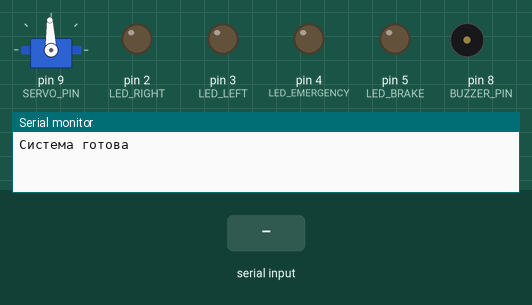
The sketch below on a simulated Arduino Uno, built with avr-gcc and run on an emulated ATmega328P. Shown: servo, output pins drawn as LEDs (lit = HIGH), buzzer (waves = sounding), the last lines printed to the serial monitor. The test bench sets the inputs (shaded band).

Above: at 1.2 s.
1.3 s: "ALARM:1\n" received over Serial
At 1.46 s:
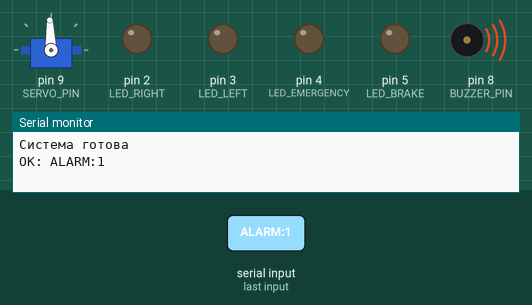
4.3 s: "LEFT:1\n" received over Serial
At 4.47 s:
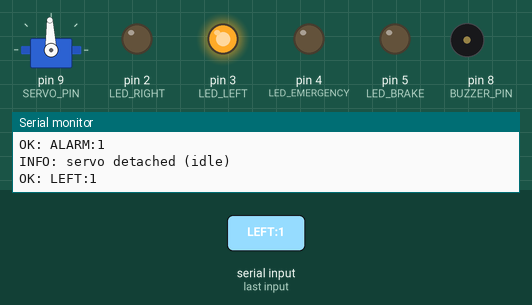
7.3 s: "RIGHT:1\n" received over Serial
At 7.48 s:
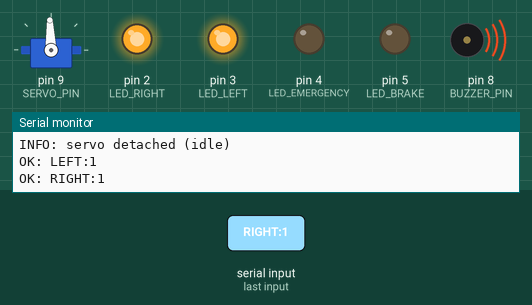
10.3 s: "EMERGENCY:1\n" received over Serial
At 10.48 s:
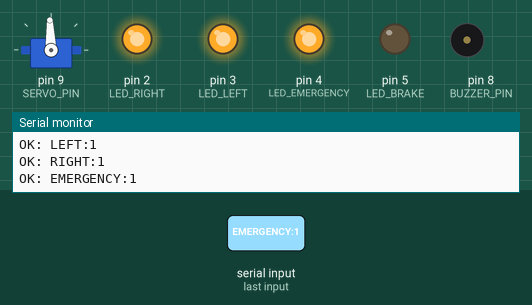
13.3 s: "FULL\n" received over Serial
At 14.46 s:
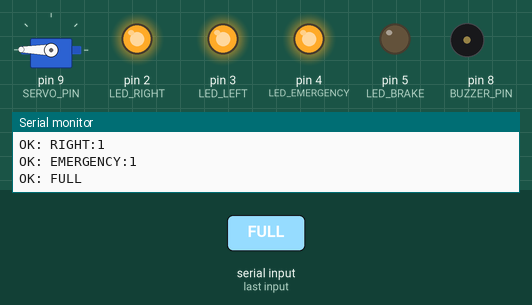
16.3 s: "SPEED:\n" received over Serial
At 16.75 s:
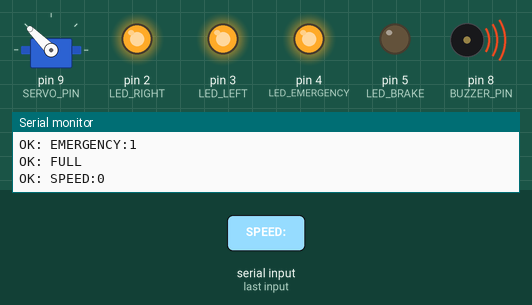
Timing chart, 0 to 20.3 s (numbered marks = the images above; inputs shaded):
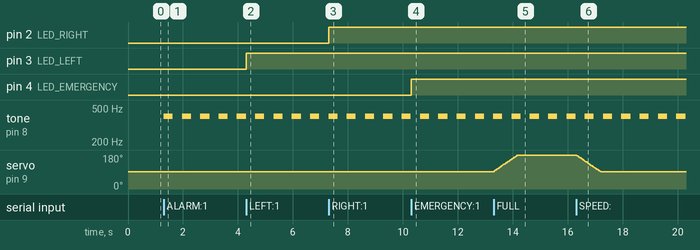

Measured:
- after the input at 1.3 s, tone on pin 8 (BUZZER_PIN): alternates 400 Hz for 0.33 s and silent for 0.33 s, starting at once
- after the input at 4.3 s, pin 3 (LED_LEFT): LOW → HIGH at once
- after the input at 7.3 s, pin 2 (LED_RIGHT): LOW → HIGH at once
- after the input at 10.3 s, pin 4 (LED_EMERGENCY): LOW → HIGH at once
- after the input at 13.3 s, servo on pin 9 (SERVO_PIN): moves from 92° to 179° over 0.84 s, starting at once
- after the input at 16.3 s, servo on pin 9 (SERVO_PIN): moves from 179° to 92° over 0.88 s, starting at once

The sketch:

Arduino_Code.ino
```cpp
// ArduinoCode.ino
#include <Servo.h>

Servo motor;

const int SERVO_PIN = 9;
const int BUZZER_PIN = 8;

const int LED_RIGHT     = 2;
const int LED_LEFT      = 3;
const int LED_EMERGENCY = 4;
const int LED_BRAKE     = 5;

const int SERVO_STOP = 92;
const int SERVO_MIN_MOVE = 97;
const int SERVO_MAX  = 179;   // не 180, щоб не впиратись в упор

const int SERVO_STEP  = 2;
const int SERVO_DELAY = 20;

// Захист від перегріву: якщо серво на місці довше N мс — detach
const unsigned long SERVO_IDLE_TIMEOUT = 3000;

String currentCommand    = "STOP";
int    currentServoSpeed = SERVO_STOP;
int    targetServoSpeed  = SERVO_STOP;

bool          alarmActive   = false;
unsigned long lastBeepTime  = 0;
bool          beepState     = false;
unsigned long lastServoTime = 0;
unsigned long servoAtTargetSince = 0;
bool          servoDetached = false;

// Поточні стани виходів для уникнення зайвих дубльованих записів
bool leftState      = false;
bool rightState     = false;
bool emergencyState = false;
bool brakeState     = false;

// Неблокуючий serial buffer
static char serialBuffer[32];
static uint8_t serialPos = 0;

void setup() {
  Serial.begin(115200);
  Serial.setTimeout(10);

  motor.attach(SERVO_PIN);
  motor.write(SERVO_STOP);
  servoAtTargetSince = millis();

  pinMode(BUZZER_PIN,    OUTPUT);
  pinMode(LED_LEFT,      OUTPUT);
  pinMode(LED_RIGHT,     OUTPUT);
  pinMode(LED_EMERGENCY, OUTPUT);
  pinMode(LED_BRAKE,     OUTPUT);

  digitalWrite(LED_LEFT,      LOW);
  digitalWrite(LED_RIGHT,     LOW);
  digitalWrite(LED_EMERGENCY, LOW);
  digitalWrite(LED_BRAKE,     LOW);

  Serial.println("Система готова");
}

void loop() {
  readSerialCommand();
  updateServo();
  updateAlarm();
}

void handleCommand(const String& cmd) {
  if (cmd.length() == 0) return;

  // SPEED:0-100
  if (cmd.startsWith("SPEED:")) {
    int pct = cmd.substring(6).toInt();
    pct = constrain(pct, 0, 100);

    if (pct <= 0) {
      targetServoSpeed = SERVO_STOP;
    } else {
      targetServoSpeed = map(pct, 1, 100, SERVO_MIN_MOVE, SERVO_MAX);
    }

    currentCommand = cmd;
    servoAtTargetSince = 0;

    // Якщо серво було detach — перепідключаємо
    if (servoDetached) {
      motor.attach(SERVO_PIN);
      servoDetached = false;
    }

    Serial.print("OK: SPEED:");
    Serial.println(pct);
  }
  // Сигнали зі станом
  else if (cmd.indexOf(':') != -1) {
    String signal = cmd.substring(0, cmd.indexOf(':'));
    int    state  = cmd.substring(cmd.indexOf(':') + 1).toInt();
    bool newState = (state == 1);

    if (signal == "ALARM") {
      alarmActive = newState;
      if (!alarmActive) {
        noTone(BUZZER_PIN);
        beepState = false;
      }
    }
    else if (signal == "LEFT") {
      if (leftState != newState) {
        leftState = newState;
        digitalWrite(LED_LEFT, leftState ? HIGH : LOW);
      }
    }
    else if (signal == "RIGHT") {
      if (rightState != newState) {
        rightState = newState;
        digitalWrite(LED_RIGHT, rightState ? HIGH : LOW);
      }
    }
    else if (signal == "EMERGENCY") {
      if (emergencyState != newState) {
        emergencyState = newState;
        digitalWrite(LED_EMERGENCY, emergencyState ? HIGH : LOW);
      }
    }
    else if (signal == "BRAKE") {
      if (brakeState != newState) {
        brakeState = newState;
        digitalWrite(LED_BRAKE, brakeState ? HIGH : LOW);
      }
    }

    currentCommand = cmd;
    Serial.print("OK: ");
    Serial.println(cmd);
  }
  // Старі текстові команди (fallback)
  else if (cmd == "STOP") {
    currentCommand = cmd;
    targetServoSpeed = SERVO_STOP;
    Serial.println("OK: STOP");
  }
  else if (cmd == "FULL") {
    currentCommand = cmd;
    targetServoSpeed = SERVO_MAX;
    Serial.println("OK: FULL");
  }
}

void readSerialCommand() {
  while (Serial.available() > 0) {
    char c = (char)Serial.read();

    if (c == '\r') {
      continue;
    }

    if (c == '\n') {
      serialBuffer[serialPos] = '\0';
      String cmd = String(serialBuffer);
      cmd.trim();
      serialPos = 0;
      handleCommand(cmd);
      continue;
    }

    if (serialPos < sizeof(serialBuffer) - 1) {
      serialBuffer[serialPos++] = c;
    } else {
      // overflow protection: скидаємо буфер
      serialPos = 0;
    }
  }
}

void updateServo() {
  unsigned long now = millis();
  if (now - lastServoTime < SERVO_DELAY) return;
  lastServoTime = now;

  if (currentServoSpeed < targetServoSpeed)
    currentServoSpeed = min(currentServoSpeed + SERVO_STEP, targetServoSpeed);
  else if (currentServoSpeed > targetServoSpeed)
    currentServoSpeed = max(currentServoSpeed - SERVO_STEP, targetServoSpeed);

  // Серво досягло цілі
  if (currentServoSpeed == targetServoSpeed) {
    if (servoAtTargetSince == 0)
      servoAtTargetSince = now;

    // Якщо стоїть більше 3 сек на STOP — detach (знімає утримання)
    if (!servoDetached &&
        targetServoSpeed == SERVO_STOP &&
        now - servoAtTargetSince >= SERVO_IDLE_TIMEOUT) {
      motor.detach();
      servoDetached = true;
      Serial.println("INFO: servo detached (idle)");
    }
  } else {
    servoAtTargetSince = 0;
    if (servoDetached) {
      motor.attach(SERVO_PIN);
      servoDetached = false;
    }
  }

  if (!servoDetached)
    motor.write(currentServoSpeed);
}

void updateAlarm() {
  if (!alarmActive) return;

  unsigned long now = millis();
  if (now - lastBeepTime >= 333) {
    lastBeepTime = now;
    beepState = !beepState;
    beepState ? tone(BUZZER_PIN, 400) : noTone(BUZZER_PIN);
  }
}

// // Тест гучності пасивного динаміка
// const int BUZZER_PIN = 8;


// void setup() {
//     Serial.begin(9600);
//     Serial.println("Надсилай частоту (напр. 2500)");
// }


// void loop() {
//     if (Serial.available()) {
//         int freq = Serial.parseInt();
//         if (freq > 0) {
//             tone(BUZZER_PIN, freq);
//             Serial.print("Грає: ");
//             Serial.println(freq);
//         } else {
//             noTone(BUZZER_PIN);
//             Serial.println("Тиша");
//         }
//     }
// }
```
